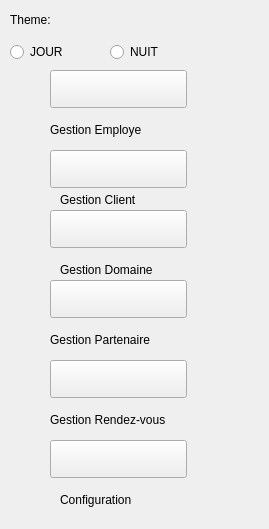
        <widget class="QWidget" name="scrollAreaWidgetContents_7">
         <property name="geometry">
          <rect>
           <x>0</x>
           <y>0</y>
           <width>269</width>
           <height>529</height>
          </rect>
         </property>
         <widget class="QLabel" name="label_23">
          <property name="geometry">
           <rect>
            <x>10</x>
            <y>10</y>
            <width>69</width>
            <height>20</height>
           </rect>
          </property>
          <property name="text">
           <string>Theme:</string>
          </property>
         </widget>
         <widget class="QRadioButton" name="radioButton_joursirine">
          <property name="geometry">
           <rect>
            <x>10</x>
            <y>40</y>
            <width>120</width>
            <height>24</height>
           </rect>
          </property>
          <property name="text">
           <string>JOUR</string>
          </property>
         </widget>
         <widget class="QRadioButton" name="radioButton_nuitsirine">
          <property name="geometry">
           <rect>
            <x>110</x>
            <y>40</y>
            <width>120</width>
            <height>24</height>
           </rect>
          </property>
          <property name="text">
           <string>NUIT</string>
          </property>
         </widget>
         <widget class="QPushButton" name="pushButton">
          <property name="geometry">
           <rect>
            <x>50</x>
            <y>70</y>
            <width>137</width>
            <height>38</height>
           </rect>
          </property>
          <property name="text">
           <string/>
          </property>
         </widget>
         <widget class="QPushButton" name="pushButton_5">
          <property name="geometry">
           <rect>
            <x>50</x>
            <y>150</y>
            <width>137</width>
            <height>38</height>
           </rect>
          </property>
          <property name="text">
           <string/>
          </property>
         </widget>
         <widget class="QPushButton" name="pushButton_6">
          <property name="geometry">
           <rect>
            <x>50</x>
            <y>210</y>
            <width>137</width>
            <height>38</height>
           </rect>
          </property>
          <property name="text">
           <string/>
          </property>
         </widget>
         <widget class="QPushButton" name="pushButton_7">
          <property name="geometry">
           <rect>
            <x>50</x>
            <y>280</y>
            <width>137</width>
            <height>38</height>
           </rect>
          </property>
          <property name="text">
           <string/>
          </property>
         </widget>
         <widget class="QPushButton" name="pushButton_9">
          <property name="geometry">
           <rect>
            <x>50</x>
            <y>360</y>
            <width>137</width>
            <height>38</height>
           </rect>
          </property>
          <property name="text">
           <string/>
          </property>
         </widget>
         <widget class="QPushButton" name="pushButton_10">
          <property name="geometry">
           <rect>
            <x>50</x>
            <y>440</y>
            <width>137</width>
            <height>38</height>
           </rect>
          </property>
          <property name="text">
           <string/>
          </property>
         </widget>
         <widget class="QLabel" name="label_24">
          <property name="geometry">
           <rect>
            <x>50</x>
            <y>120</y>
            <width>131</width>
            <height>20</height>
           </rect>
          </property>
          <property name="text">
           <string>Gestion Employe</string>
          </property>
         </widget>
         <widget class="QLabel" name="label_25">
          <property name="geometry">
           <rect>
            <x>60</x>
            <y>190</y>
            <width>101</width>
            <height>20</height>
           </rect>
          </property>
          <property name="text">
           <string>Gestion Client</string>
          </property>
         </widget>
         <widget class="QLabel" name="label_26">
          <property name="geometry">
           <rect>
            <x>60</x>
            <y>260</y>
            <width>141</width>
            <height>20</height>
           </rect>
          </property>
          <property name="text">
           <string>Gestion Domaine</string>
          </property>
         </widget>
         <widget class="QLabel" name="label_30">
          <property name="geometry">
           <rect>
            <x>50</x>
            <y>330</y>
            <width>141</width>
            <height>20</height>
           </rect>
          </property>
          <property name="text">
           <string>Gestion Partenaire</string>
          </property>
         </widget>
         <widget class="QLabel" name="label_31">
          <property name="geometry">
           <rect>
            <x>50</x>
            <y>410</y>
            <width>161</width>
            <height>20</height>
           </rect>
          </property>
          <property name="text">
           <string>Gestion Rendez-vous</string>
          </property>
         </widget>
         <widget class="QLabel" name="label_32">
          <property name="geometry">
           <rect>
            <x>60</x>
            <y>490</y>
            <width>101</width>
            <height>20</height>
           </rect>
          </property>
          <property name="text">
           <string>Configuration</string>
          </property>
         </widget>
        </widget>
